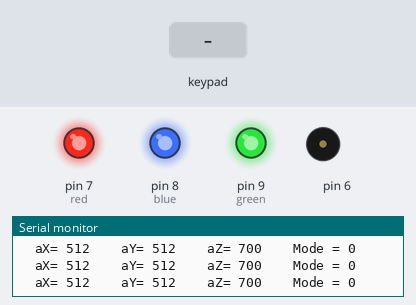
A sketch run on a simulated Arduino Uno, built with avr-gcc and run on an emulated ATmega328P. On the bench: output pins drawn as LEDs (lit = HIGH), buzzer (waves = sounding), the last lines printed to the serial monitor. Inputs (shaded band) come from the test bench.

Above: at 1.2 s.
1.3 s: key 'X' pressed
At 1.91 s:
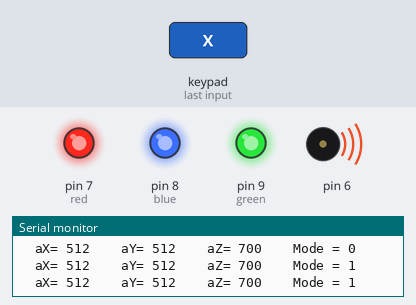
Timing chart, 0 to 4.3 s (numbered marks = the images above; inputs shaded):
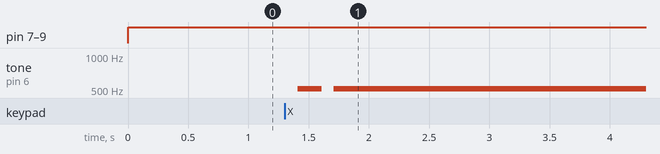

Measured:
- after the input at 1.3 s, tone on pin 6: silent → 512 Hz after 0.11 s, → silent 0.20 s later, → 512 Hz 0.10 s later

The sketch:

nunchack-sound.ino
```cpp
//*******************
// Nunchack light-sound
// 5 November 2015
//  Version 1.1 Working
//*********************
//  nunchak I2C on A5 & A4 analog pins
//  LED on 7-9pins
//  buzzer on 6 pin

//  Libraries:
#include <Wire.h>
#include <ArduinoNunchuk.h>
//LED pins:
 const int red = 7;
 const int blue = 8;
 const int green = 9;

int ton;
int button = 0;
int flag = 0;
int x,y,z;
int mode;
#define BAUDRATE 19200
//19200

ArduinoNunchuk nunchuk = ArduinoNunchuk();

void setup() {
  // put your setup code here, to run once:
Serial.begin(BAUDRATE);
  nunchuk.init();
  pinMode(red,OUTPUT);
  pinMode(blue,OUTPUT);
  pinMode(green,OUTPUT);
}

void loop() {
  // put your main code here, to run repeatedly:
  //Serial.begin(BAUDRATE);
  nunchuk.update();

  y = nunchuk.accelY;
  x = nunchuk.accelX;
  z = nunchuk.accelZ;
  button = nunchuk.zButton;

 // analogWrite(light,A0);

  if (button == 1 && flag == 0) {
  mode++;
    flag = 1;
  }else{
    if (button== 1&& flag ==1) {
  digitalWrite(13,LOW);
  flag = 0;
  delay(100);
}
  }
  if (mode>4){
    mode=1;}

//ton if
  if (mode==1){
  ton = nunchuk.accelX;
  tone(6,ton);
  }
  if(mode==2){
    ton =nunchuk.accelY;
    tone(6,ton);
  }
  if(mode==3){
  ton = nunchuk.accelZ;
  tone(6,ton);
  }
  if(mode==4){
  //ton = nunchuk.accelZ;
  noTone(6);
  }

  //Serial monitor testing:
 // ton = ton*2;

   Serial.print("  aX= ");
  Serial.print(nunchuk.accelX, DEC);
  Serial.print("    aY= ");
  Serial.print(nunchuk.accelY, DEC);
  Serial.print("    aZ= ");
  Serial.print(nunchuk.accelZ, DEC);
/*
if (button == 1 && flag == 0) {
  flag=1;

}
*/
  if(y>400){
    digitalWrite(red,HIGH);
  }else{
    digitalWrite(red,LOW);
  }

   if(x>400){
    digitalWrite(blue,HIGH);
  }else{
    digitalWrite(blue,LOW);
  }

   if(z>400){
    digitalWrite(green,HIGH);
  }else{
    digitalWrite(green,LOW);
  }
Serial.print("    Mode = ");
  Serial.println(mode);
 delay(200);
 noTone(6);
  //light = 0;
}
```
